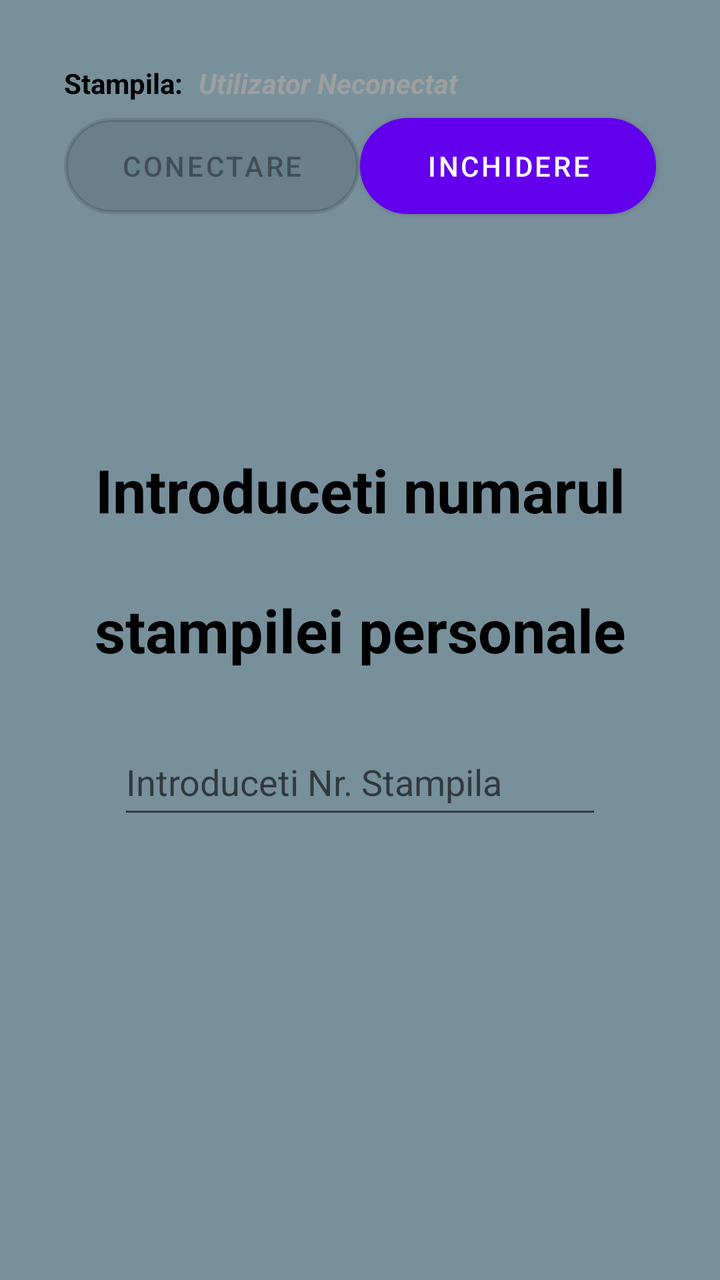
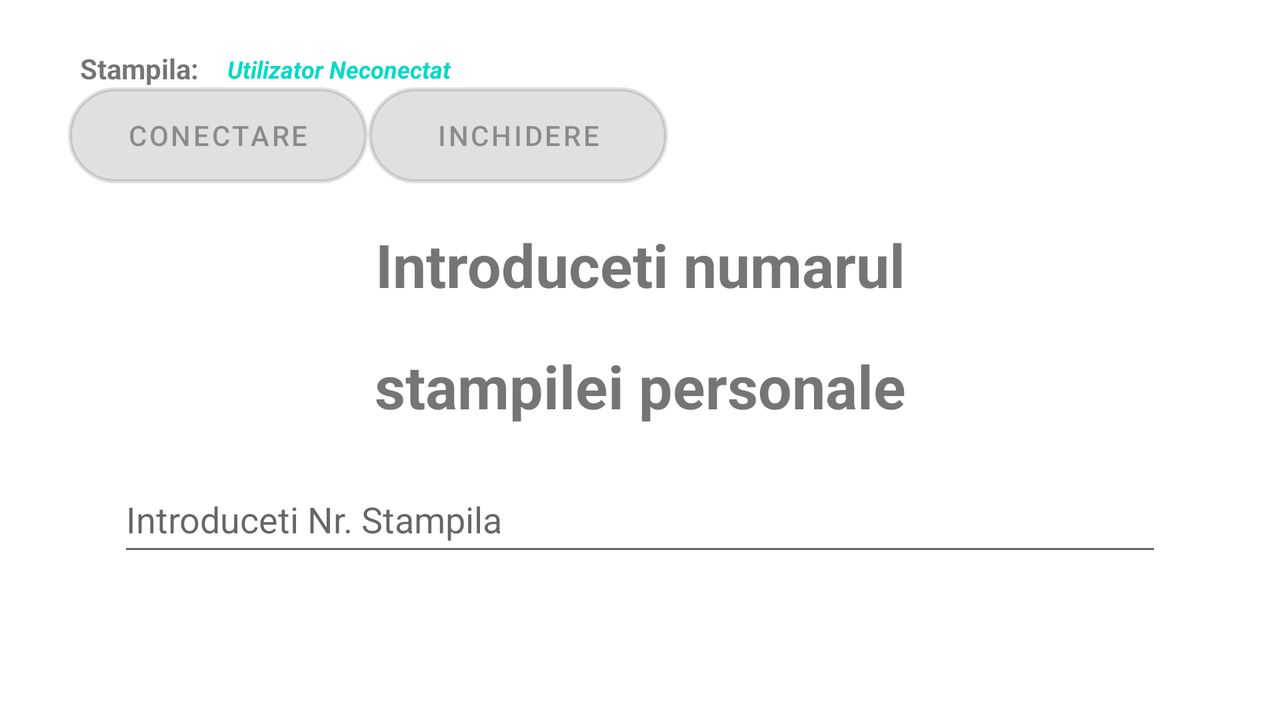

An Android layout and its configuration variant, each rendered on a device that would load it. The default file and the variant file are quoted in full after the pictures.
<!-- AndroidManifest.xml: application theme Theme.BasicActivity -->
<!-- res/layout/fragment_login.xml -->
<?xml version="1.0" encoding="utf-8"?>
<androidx.constraintlayout.widget.ConstraintLayout xmlns:android="http://schemas.android.com/apk/res/android"
    xmlns:app="http://schemas.android.com/apk/res-auto"
    xmlns:tools="http://schemas.android.com/tools"
    android:id="@+id/container"
    android:layout_width="match_parent"
    android:layout_height="match_parent"
    android:padding="16dp"
    tools:context=".ui.login.LoginFragment"
    android:background="#78909C" >

    <TextView
        android:id="@+id/tv_login_title1"
        android:layout_width="wrap_content"
        android:layout_height="@dimen/text_view_filed"
        android:layout_marginStart="8dp"
        android:layout_marginTop="100dp"
        android:layout_marginEnd="8dp"
        android:text="@string/activity_login_introduceti_numarul"
        android:textAlignment="center"
        android:textColor="@color/black"
        android:textSize="@dimen/text_title_in_page"
        android:textStyle="bold"
        app:layout_constraintBottom_toTopOf="@+id/tv_login_title2"
        app:layout_constraintEnd_toEndOf="parent"
        app:layout_constraintStart_toStartOf="parent"
        app:layout_constraintTop_toBottomOf="@+id/constraintLayout_butoane" />

    <TextView
        android:id="@+id/tv_login_title2"
        android:layout_width="wrap_content"
        android:layout_height="@dimen/text_view_filed"
        android:layout_marginStart="8dp"
        android:layout_marginEnd="8dp"
        android:text="@string/activity_login_stampilei_personale"
        android:textAlignment="center"
        android:textColor="@color/black"
        android:textSize="@dimen/text_title_in_page"
        android:textStyle="bold"
        app:layout_constraintBottom_toTopOf="@+id/username"
        app:layout_constraintEnd_toEndOf="parent"
        app:layout_constraintStart_toStartOf="parent"
        app:layout_constraintTop_toBottomOf="@+id/tv_login_title1" />


    <EditText
        android:id="@+id/password"
        android:layout_width="0dp"
        android:layout_height="@dimen/text_input_field"
        android:layout_marginStart="43dp"
        android:layout_marginEnd="43dp"
        android:layout_marginBottom="140dp"
        android:hint="@string/parola"
        android:imeActionLabel="@string/action_sign_in_short"
        android:imeOptions="actionDone"
        android:inputType="textPassword"
        android:selectAllOnFocus="true"
        android:visibility="invisible"
        app:layout_constraintBottom_toBottomOf="parent"
        app:layout_constraintEnd_toEndOf="parent"
        app:layout_constraintHorizontal_bias="1.0"
        app:layout_constraintStart_toStartOf="parent"
        app:layout_constraintTop_toBottomOf="@+id/username"
        app:layout_constraintVertical_bias="1.0" />

    <EditText
        android:id="@+id/username"
        android:layout_width="0dp"
        android:layout_height="@dimen/text_input_field"
        android:layout_marginStart="43dp"
        android:layout_marginEnd="43dp"
        android:hint="@string/numar_stampila"
        android:textColor="@color/black"
        android:inputType="textEmailAddress"
        android:selectAllOnFocus="true"
        app:layout_constraintBottom_toTopOf="@+id/password"
        app:layout_constraintEnd_toEndOf="parent"
        app:layout_constraintStart_toStartOf="parent"
        app:layout_constraintTop_toBottomOf="@+id/tv_login_title2" />

    <androidx.constraintlayout.widget.ConstraintLayout
        android:id="@+id/constraintLayout_butoane"
        android:layout_width="match_parent"
        android:layout_height="0dp"
        android:layout_marginStart="8dp"
        android:layout_marginTop="8dp"
        android:layout_marginEnd="8dp"
        app:layout_constraintEnd_toEndOf="parent"
        app:layout_constraintStart_toStartOf="parent"
        app:layout_constraintTop_toTopOf="parent">

        <TextView
            android:id="@+id/tv_user"
            android:layout_width="0dp"
            android:layout_height="wrap_content"

            android:layout_marginStart="8dp"
            android:layout_marginEnd="8dp"
            android:text="@string/menu_fragment_user"
            android:textAlignment="viewStart"

            android:textColor="@color/gray"
            android:textSize="14sp"
            android:textStyle="bold|italic"
            app:layout_constraintBaseline_toBaselineOf="@+id/tv_user2"
            app:layout_constraintEnd_toEndOf="parent"
            app:layout_constraintStart_toEndOf="@+id/tv_user2" />

        <TextView
            android:id="@+id/tv_user2"
            android:layout_width="wrap_content"
            android:layout_height="wrap_content"

            android:layout_marginStart="8dp"
            android:layout_marginTop="8dp"
            android:layout_marginBottom="8dp"
            android:text="@string/menu_fragment_stampila"

            android:textAlignment="viewStart"
            android:textColor="@color/black"
            android:textStyle="bold"
            app:layout_constraintBottom_toTopOf="@+id/login"
            app:layout_constraintStart_toStartOf="parent"
            app:layout_constraintTop_toTopOf="parent" />

        <Button
            android:id="@+id/login"
            android:layout_width="0dp"
            android:layout_height="wrap_content"

            android:layout_marginStart="8dp"


            android:background="@drawable/custom_button"
            android:enabled="false"
            android:text="@string/action_sign_in_Login"
            android:textSize="14sp"
            app:layout_constraintBaseline_toBaselineOf="@+id/inchidere"

            app:layout_constraintEnd_toStartOf="@+id/guideline3"
            app:layout_constraintStart_toStartOf="parent" />

        <Button
            android:id="@+id/inchidere"
            android:layout_width="0dp"
            android:layout_height="wrap_content"

            android:layout_marginEnd="8dp"


            android:layout_marginBottom="8dp"
            android:background="@drawable/custom_button"
            android:backgroundTint="@color/orange"
            android:backgroundTintMode="screen"
            android:text="@string/action_sign_in_Inchidere"
            android:textSize="14sp"
            app:layout_constraintBottom_toBottomOf="parent"
            app:layout_constraintEnd_toEndOf="parent"
            app:layout_constraintStart_toEndOf="@+id/login" />

        <androidx.constraintlayout.widget.Guideline
            android:id="@+id/guideline3"
            android:layout_width="wrap_content"
            android:layout_height="wrap_content"
            android:orientation="vertical"
            app:layout_constraintGuide_percent="0.5" />


    </androidx.constraintlayout.widget.ConstraintLayout>

</androidx.constraintlayout.widget.ConstraintLayout>
<!-- resources referenced by this layout -->
<resources>
  <color name="black">#FF000000</color>
  <color name="gray">#9F9F9F</color>
  <color name="orange">#B1761E</color>
  <dimen name="text_input_field">50dp</dimen>
  <dimen name="text_title_in_page">30sp</dimen>
  <dimen name="text_view_filed">60dp</dimen>
  <!-- drawable custom_button (drawable) -->
  <?xml version="1.0" encoding="utf-8"?>
  <shape xmlns:android="http://schemas.android.com/apk/res/android" android:shape="rectangle">
      <stroke android:color="@color/orange" android:width="2dp"/>
      <corners android:radius="200dp"/>
      <solid android:color="@color/green" />
  </shape>
  <string name="action_sign_in_Inchidere">Inchidere</string>
  <string name="action_sign_in_Login">Conectare</string>
  <string name="action_sign_in_short">Logare</string>
  <string name="activity_login_introduceti_numarul">Introduceti numarul</string>
  <string name="activity_login_stampilei_personale">stampilei personale</string>
  <string name="menu_fragment_stampila">Stampila:</string>
  <string name="menu_fragment_user">Utilizator Neconectat</string>
  <string name="numar_stampila">Introduceti Nr. Stampila</string>
  <string name="parola">Parola</string>
  <style name="Theme.BasicActivity" parent="Theme.MaterialComponents.DayNight.DarkActionBar">
          
          <item name="colorPrimary">@color/purple_500</item>
          <item name="colorPrimaryVariant">@color/purple_700</item>
          <item name="colorOnPrimary">@color/white</item>
          
          <item name="colorSecondary">@color/teal_200</item>
          <item name="colorSecondaryVariant">@color/teal_700</item>
          <item name="colorOnSecondary">@color/black</item>
          
          <item name="android:statusBarColor" tools:targetApi="l">?attr/colorPrimaryVariant</item>
          
      </style>
  <color name="green">#075C0A</color>
  <color name="purple_500">#FF6200EE</color>
  <color name="purple_700">#FF3700B3</color>
  <color name="white">#FFFFFFFF</color>
  <color name="teal_200">#FF03DAC5</color>
  <color name="teal_700">#FF018786</color>
</resources>
<!-- res/layout-land/fragment_login.xml (the repository's variant of the layout above) -->
<!-- drawn on the phone turned sideways -->
<?xml version="1.0" encoding="utf-8"?>
<androidx.constraintlayout.widget.ConstraintLayout xmlns:android="http://schemas.android.com/apk/res/android"
    xmlns:app="http://schemas.android.com/apk/res-auto"
    xmlns:tools="http://schemas.android.com/tools"
    android:id="@+id/container"
    android:layout_width="match_parent"
    android:layout_height="match_parent"

    android:padding="16dp"


    tools:context=".ui.login.LoginFragment">

    <TextView
        android:id="@+id/tv_login_title1"
        android:layout_width="0dp"
        android:layout_height="@dimen/text_view_filed"
        android:layout_marginStart="8dp"
        android:layout_marginTop="10dp"
        android:layout_marginEnd="8dp"
        android:text="@string/activity_login_introduceti_numarul"
        android:textAlignment="center"
        android:textSize="@dimen/text_title_in_page"
        android:textStyle="bold"
        app:layout_constraintBottom_toTopOf="@+id/tv_login_title2"
        app:layout_constraintEnd_toEndOf="parent"
        app:layout_constraintHorizontal_bias="0.0"
        app:layout_constraintStart_toStartOf="parent"
        app:layout_constraintTop_toBottomOf="@+id/constraintLayout_butoane" />

    <TextView
        android:id="@+id/tv_login_title2"
        android:layout_width="0dp"
        android:layout_height="@dimen/text_view_filed"
        android:layout_marginStart="8dp"
        android:layout_marginEnd="8dp"
        android:text="@string/activity_login_stampilei_personale"
        android:textAlignment="center"
        android:textSize="@dimen/text_title_in_page"
        android:textStyle="bold"
        app:layout_constraintBottom_toTopOf="@+id/username"
        app:layout_constraintEnd_toEndOf="parent"
        app:layout_constraintStart_toStartOf="parent"
        app:layout_constraintTop_toBottomOf="@+id/tv_login_title1" />


    <EditText
        android:id="@+id/password"
        android:layout_width="0dp"
        android:layout_height="@dimen/text_input_field"
        android:layout_marginStart="43dp"
        android:layout_marginEnd="43dp"
        android:layout_marginBottom="10dp"
        android:hint="@string/parola"
        android:imeActionLabel="@string/action_sign_in_short"
        android:imeOptions="actionDone"
        android:inputType="textPassword"
        android:selectAllOnFocus="true"
        android:visibility="invisible"
        app:layout_constraintBottom_toBottomOf="parent"
        app:layout_constraintEnd_toEndOf="parent"
        app:layout_constraintHorizontal_bias="1.0"
        app:layout_constraintStart_toStartOf="parent"
        app:layout_constraintTop_toBottomOf="@+id/username"
        app:layout_constraintVertical_bias="1.0" />

    <EditText
        android:id="@+id/username"
        android:layout_width="0dp"
        android:layout_height="@dimen/text_input_field"
        android:layout_marginStart="43dp"
        android:layout_marginEnd="43dp"
        android:hint="@string/numar_stampila"
        android:inputType="textEmailAddress"
        android:selectAllOnFocus="true"
        app:layout_constraintBottom_toTopOf="@+id/password"
        app:layout_constraintEnd_toEndOf="parent"
        app:layout_constraintStart_toStartOf="parent"
        app:layout_constraintTop_toBottomOf="@+id/tv_login_title2" />

    <ProgressBar
        android:id="@+id/loading"
        android:layout_width="wrap_content"
        android:layout_height="wrap_content"
        android:layout_gravity="center"
        android:layout_marginStart="16dp"
        android:layout_marginEnd="395dp"
        android:visibility="gone"
        app:layout_constraintEnd_toEndOf="parent"
        app:layout_constraintStart_toStartOf="parent"
        app:layout_constraintTop_toTopOf="parent" />

    <androidx.constraintlayout.widget.ConstraintLayout
        android:id="@+id/constraintLayout_butoane"
        android:layout_width="match_parent"
        android:layout_height="wrap_content"
        android:layout_marginStart="8dp"
        android:layout_marginTop="8dp"
        android:layout_marginEnd="8dp"
        app:layout_constraintBottom_toTopOf="@+id/tv_login_title1"
        app:layout_constraintEnd_toEndOf="parent"
        app:layout_constraintHorizontal_bias="1.0"
        app:layout_constraintStart_toStartOf="parent"
        app:layout_constraintTop_toTopOf="parent">

        <TextView
            android:id="@+id/tv_user"
            android:layout_width="wrap_content"
            android:layout_height="wrap_content"

            android:layout_marginStart="12dp"
            android:layout_marginEnd="239dp"
            android:layout_marginBottom="1dp"
            android:text="@string/menu_fragment_user"
            android:textAlignment="viewStart"
            android:textColor="@color/teal_200"
            android:textSize="12sp"
            android:textStyle="bold|italic"
            app:layout_constraintBottom_toTopOf="@+id/linearLayout"
            app:layout_constraintEnd_toEndOf="parent"
            app:layout_constraintHorizontal_bias="0.016"
            app:layout_constraintStart_toEndOf="@+id/tv_user2"
            app:layout_constraintTop_toTopOf="parent"
            app:layout_constraintVertical_bias="1.0" />

        <TextView
            android:id="@+id/tv_user2"
            android:layout_width="wrap_content"
            android:layout_height="wrap_content"

            android:layout_marginStart="16dp"
            android:text="@string/menu_fragment_stampila"
            android:textAlignment="viewStart"
            android:textStyle="bold"
            app:layout_constraintBottom_toTopOf="@+id/linearLayout"
            app:layout_constraintStart_toStartOf="parent"
            app:layout_constraintTop_toTopOf="parent" />

        <LinearLayout
            android:id="@+id/linearLayout"
            android:layout_width="match_parent"
            android:layout_height="wrap_content"

            android:orientation="horizontal"
            android:paddingLeft="10dp"
            android:paddingBottom="10dp"
            app:layout_constraintTop_toBottomOf="@+id/tv_user2">

            <Button
                android:id="@+id/login"
                android:layout_width="@dimen/button_width"
                android:layout_height="wrap_content"
                android:background="@drawable/custom_button"
                android:enabled="false"
                android:text="@string/action_sign_in_Login" />

            <Button
                android:id="@+id/inchidere"
                android:layout_width="@dimen/button_width"
                android:layout_height="wrap_content"
               android:background="@drawable/custom_button"
                android:enabled="false"
                android:text="@string/action_sign_in_Inchidere" />
        </LinearLayout>

    </androidx.constraintlayout.widget.ConstraintLayout>

</androidx.constraintlayout.widget.ConstraintLayout>
<!-- resources referenced by the variant -->
<!-- as the phone turned sideways resolves them -->
<resources>
  <color name="teal_200">#FF03DAC5</color>
  <dimen name="button_width">150dp</dimen>
  <dimen name="text_input_field">50dp</dimen>
  <dimen name="text_title_in_page">30sp</dimen>
  <dimen name="text_view_filed">60dp</dimen>
  <!-- drawable custom_button (drawable) -->
  <?xml version="1.0" encoding="utf-8"?>
  <shape xmlns:android="http://schemas.android.com/apk/res/android" android:shape="rectangle">
      <stroke android:color="@color/orange" android:width="2dp"/>
      <corners android:radius="200dp"/>
      <solid android:color="@color/green" />
  </shape>
  <string name="action_sign_in_Inchidere">Inchidere</string>
  <string name="action_sign_in_Login">Conectare</string>
  <string name="action_sign_in_short">Logare</string>
  <string name="activity_login_introduceti_numarul">Introduceti numarul</string>
  <string name="activity_login_stampilei_personale">stampilei personale</string>
  <string name="menu_fragment_stampila">Stampila:</string>
  <string name="menu_fragment_user">Utilizator Neconectat</string>
  <string name="numar_stampila">Introduceti Nr. Stampila</string>
  <string name="parola">Parola</string>
  <style name="Theme.BasicActivity" parent="Theme.MaterialComponents.DayNight.DarkActionBar">
          
          <item name="colorPrimary">@color/purple_500</item>
          <item name="colorPrimaryVariant">@color/purple_700</item>
          <item name="colorOnPrimary">@color/white</item>
          
          <item name="colorSecondary">@color/teal_200</item>
          <item name="colorSecondaryVariant">@color/teal_700</item>
          <item name="colorOnSecondary">@color/black</item>
          
          <item name="android:statusBarColor" tools:targetApi="l">?attr/colorPrimaryVariant</item>
          
      </style>
  <color name="orange">#B1761E</color>
  <color name="green">#075C0A</color>
  <color name="purple_500">#FF6200EE</color>
  <color name="purple_700">#FF3700B3</color>
  <color name="white">#FFFFFFFF</color>
  <color name="teal_700">#FF018786</color>
  <color name="black">#FF000000</color>
</resources>
